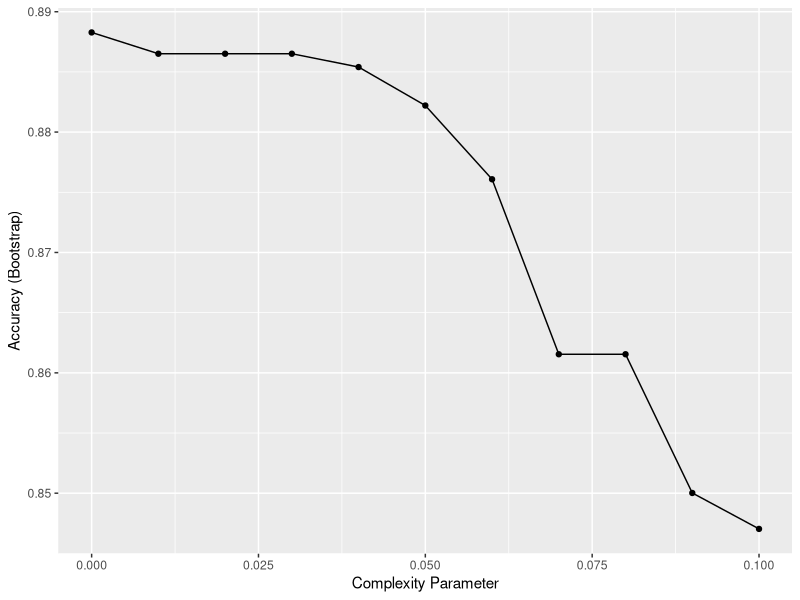
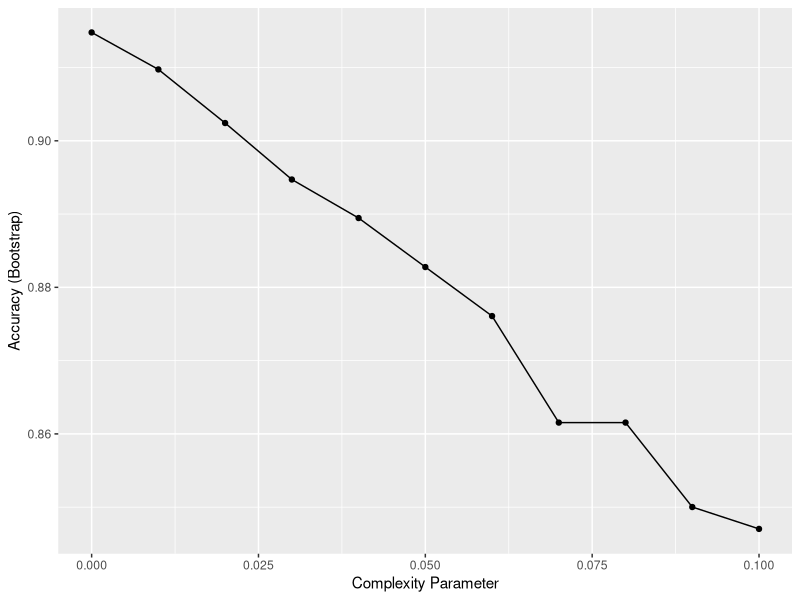
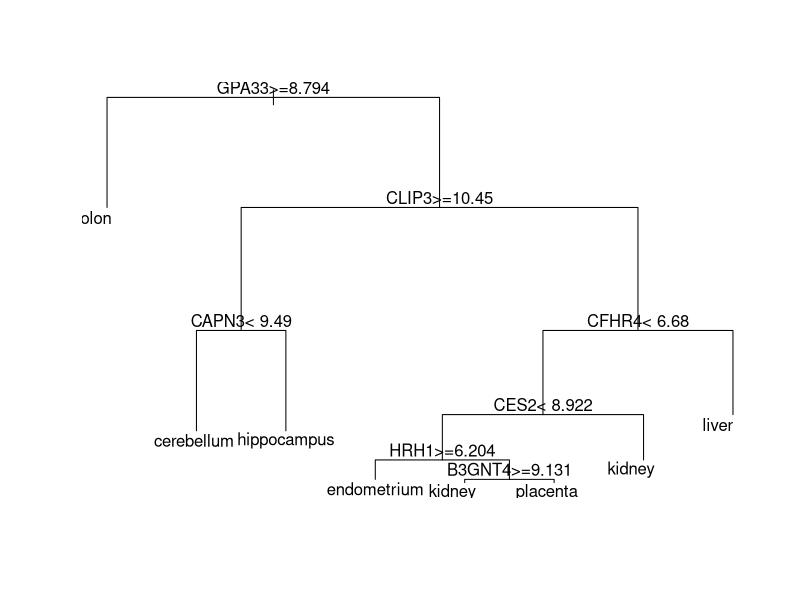

Generate these figures, in order, with R: (Note: this script raises an error after producing the figures.)
library(caret)
library(rpart)          
library(dslabs)
set.seed(1991, sample.kind = "Rounding") # if using R 3.6 or later
data("tissue_gene_expression")
fit <- with(tissue_gene_expression, 
            train(x, y, method = "rpart",
                  tuneGrid = data.frame(cp = seq(0, 0.1, 0.01))))
ggplot(fit)

set.seed(1991, sample.kind = "Rounding") # if using R 3.6 or later
data("tissue_gene_expression")
fit_rpart<- with(tissue_gene_expression, 
            train(x, y, method = "rpart",
                  tuneGrid = data.frame(cp = seq(0, 0.1, 0.01)),
                  control = rpart.control(minsplit = 0)))
ggplot(fit_rpart)
confusionMatrix(fit_rpart)

plot(fit_rpart$finalModel)
text(fit_rpart$finalModel)

fit=train(x,y,method='rf',data=tissue_gene_expression,nodesize = 1)
plot(fit)

set.seed(1991, sample.kind = "Rounding") # if using R 3.6 or later
library(randomForest)
fit <- with(tissue_gene_expression, 
            train(x, y, method = "rf", 
                  nodesize = 1,
                  tuneGrid = data.frame(mtry = seq(50, 200, 25))))

ggplot(fit)

imp <- varImp(fit)
imp

tree_terms <- as.character(unique(fit_rpart$finalModel$frame$var[!(fit_rpart$finalModel$frame$var == "<leaf>")]))
tree_terms

data_frame(term = rownames(imp$importance), 
           importance = imp$importance$Overall) %>%
  mutate(rank = rank(-importance)) %>% arrange(desc(importance)) %>%
  filter(term %in% tree_terms)
